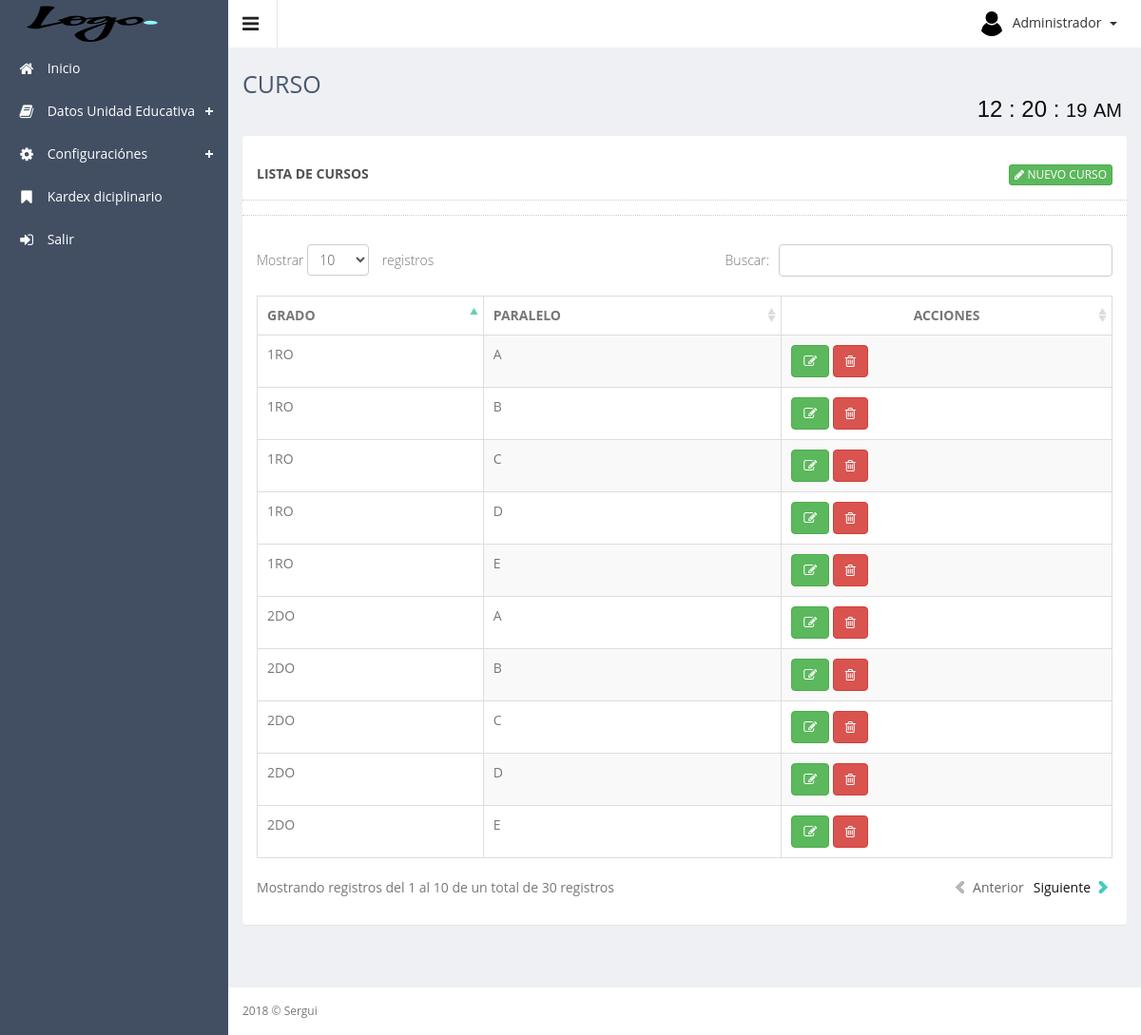
/app/controller/curso/ (signed in), run on the app's committed database.
### tables this page shows
CREATE TABLE `curso` (
  `id_curso` int(11) NOT NULL AUTO_INCREMENT,
  `grado` varchar(20) NOT NULL,
  `paralelo` varchar(8) NOT NULL,
  `estado` tinyint(1) NOT NULL DEFAULT '1',
  PRIMARY KEY (`id_curso`)
);

### app/controller/curso/index.php (called while the page is built, shortened)
<?php
	require_once ("../../config/conexion.php");
	if (!($cursos = $con->query("SELECT * FROM curso where estado=1"))) {
    	echo "Falló SELECT: (" . $con->errno . ") " . $con->error;
	}
	require_once ('../../../public/views/plantilla.php');
?>

### public/views/curso/index.php (the view, shortened to what this page needs)
<div class="row">
    <div class="col-sm-12">
        <section class="panel">
            <header class="panel-heading">
                <div class="row panel-heading">
                    Lista de CURSOS
                    <span class="pull-right">
                        <a href="#modal_Registrar" class="btn btn-xs btn-success" data-toggle="modal">
                            <span class="fa fa-pencil"></span> Nuevo CURSO
                        </a>
                    </span>
                </div>
            </header>
            <div class="panel-body">
                <div class="adv-table" >
                    <table  class="display table table-bordered table-striped" id="tbCurso">
                        <thead>
                            <tr>
                                <th>GRADO</th>
                                <th>PARALELO</th>
                                <th class="text-center">ACCIONES</th>
                            </tr>
                        </thead>
                        <tbody>
                            <?php foreach ($cursos as $curso): ?>
                            <tr class="gradeX">
                                <td><?php echo $curso['grado']; ?></td>
                                <td><?php echo $curso['paralelo']; ?></td>
                                <td >
                                    <a class="btn btn-success" href="#modalEditar" role="button" data-placement="top" title="Editar" data-toggle="modal" onclick="obtener_datos(<?php echo $curso['id_curso'] ?>)">
                                        <span class="fa fa-edit" ></span>
                                    </a>
                                    <a class="btn btn-danger" href="#modalEliminar" role="button" data-toggle="modal" data-placement="top" title="Eliminar" onclick="eliminar_datos(<?php echo $curso['id_curso'] ?>)">
                                        <span class="fa fa-trash-o"></span>
                                    </a>
                                </td>
                            </tr>
                        <?php endforeach ?>
                    </tbody>
                </table>
            </div>
        </div>
    </section>
</div>
</div>

### resources/assets/js/advanced-datatable/css/demo_table.css (style rules this page uses)
table.display { margin: 0 auto; clear: both; width: 100%; }
table.display thead th { padding: 3px 18px 3px 10px; border-bottom: 1px solid black; font-weight: bold; cursor: pointer; * cursor: hand; }
table.display td { padding: 3px 10px; }
.sorting_asc { background: url('../images/sort_asc.png') no-repeat center right; }
.sorting { background: url('../images/sort_both.png') no-repeat center right; }
table.display tr.odd.gradeX { background-color: #ffdddd; }
table.display tr.even.gradeX { background-color: #ffeeee; }
tr.odd { background-color: #E2E4FF; }
tr.even { background-color: white; }
tr.odd td.sorting_1 { background-color: #D3D6FF; }
tr.even td.sorting_1 { background-color: #EAEBFF; }
tr.odd.gradeX td.sorting_1 { background-color: #ffc4c4; }
tr.even.gradeX td.sorting_1 { background-color: #ffd5d5; }
table.display tr.gradeX { background-color: #ffdddd; }

### data on the page
curso: grado "1RO", paralelo "A"
curso: grado "1RO", paralelo "B"
curso: grado "1RO", paralelo "C"
curso: grado "1RO", paralelo "D"
curso: grado "1RO", paralelo "E"
curso: grado "2DO", paralelo "A"
curso: grado "2DO", paralelo "B"
curso: grado "2DO", paralelo "C"
curso: grado "2DO", paralelo "D"
curso: grado "2DO", paralelo "E"

### other printed values
$_SESSION['nombre'] "Administrador"
$subTitulo "CURSO"
